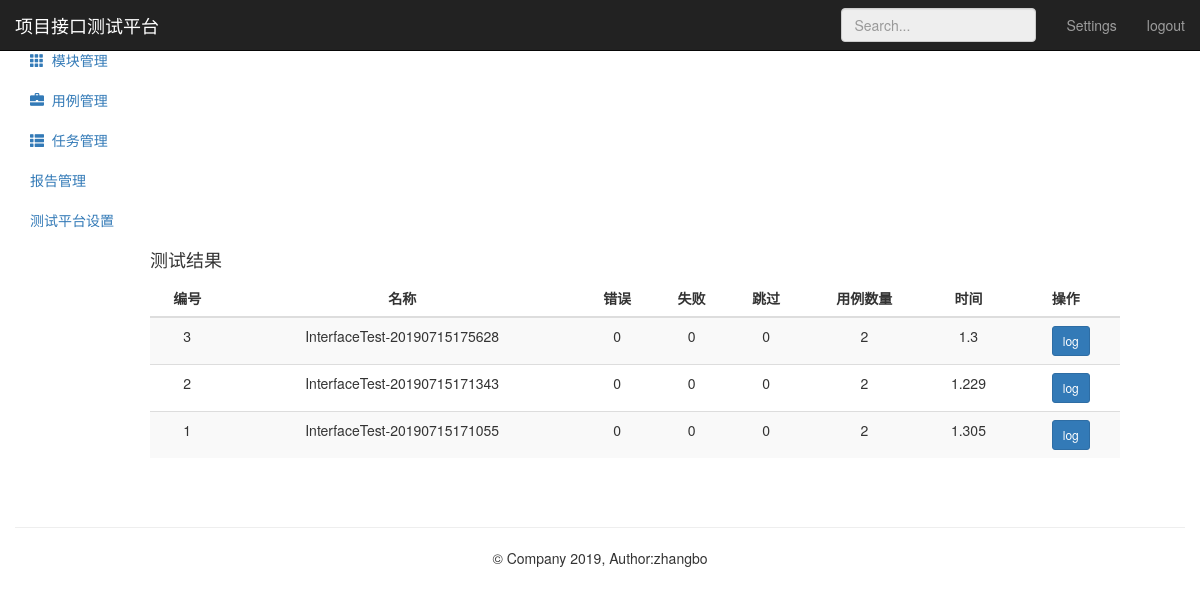
The app's page /testtask/result/12/, older data.
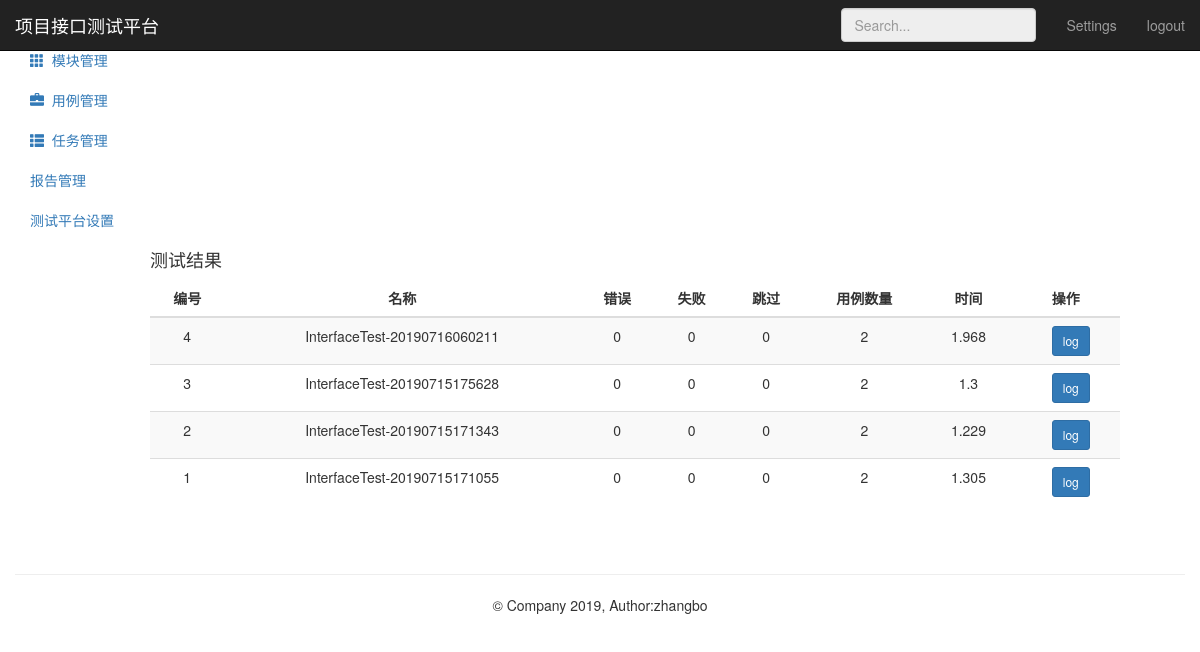
The same page, newer data.
### testtask_app/models.py (models this page shows, shortened)
class TestResult(models.Model):
      name = models.CharField("名称",max_length=100,blank=False,default="")
      task = models.ForeignKey(TestTask,on_delete=models.CASCADE)
      error = models.IntegerField("错误用例")
      failure = models.IntegerField("失败用例")
      skipped = models.IntegerField("跳过用例")
      tests = models.IntegerField("总用例数")
      run_time = models.FloatField("运行时长")
      result = models.TextField("详情",default="")
      create_time = models.DateTimeField("创建时间",auto_now_add=True)

### testtask_app/views.py (the view)
# urls.py: path('result/<int:tid>/',views.result),
def result(request,tid):
    results = TestResult.objects.filter(task_id=tid).order_by("-name")
    return render(request,"task_result.html",{"type":"result","results":results})

### templates/task_result.html (shortened to what this page needs)
{% extends "task_list.html" %}
{% block taskresult %}
<div>
    <h4 class="sub-header">测试结果</h4>
    <div class="table-responsive op">
        <table class="table table-striped">
            <thead>
                <tr>
                    <th class="op">编号</th>
                    <th class="op">名称</th>
                    <th class="op">错误</th>
                    <th class="op">失败 </th>
                    <th class="op">跳过</th>
                    <th class="op">用例数量</th>
                    <th class="op">时间</th>
                    <th class="op">操作</th>
                </tr>
            </thead>
            <tbody>
                {% for r in results %}
                <tr>
                    <td>{{ r.id }}</td>
                    <td>{{ r.name }}</td>
                    <td>{{ r.error }}</td>
                    <td>{{ r.failure }}</td>
                    <td>{{ r.skipped }}</td>
                    <td>{{ r.tests }}</td>
                    <td>{{ r.run_time }}</td>
                    <td>
                        <div style="margin-left:10px;">
                            <button class="btn btn-primary btn-sm"
                                    data-toggle="modal"
                                    data-target="#myModal"
                                    onclick="SeeLog('{{ r.id }}')">log
                            </button>
                        </div>
                    </td>
                </tr>
                {% endfor %}
            </tbody>
        </table>
    </div>
</div>
<link href="http://cdn.bootcss.com/zTree.v3/3.5.23/css/zTreeStyle/zTreeStyle.css" rel="stylesheet">
{% endblock %}

Row changes from the older to the newer data that the page shows:
added TestResult: id "4", name "InterfaceTest-20190716060211", error "0", failure "0", skipped "0", tests "2", run_time "1.968"
